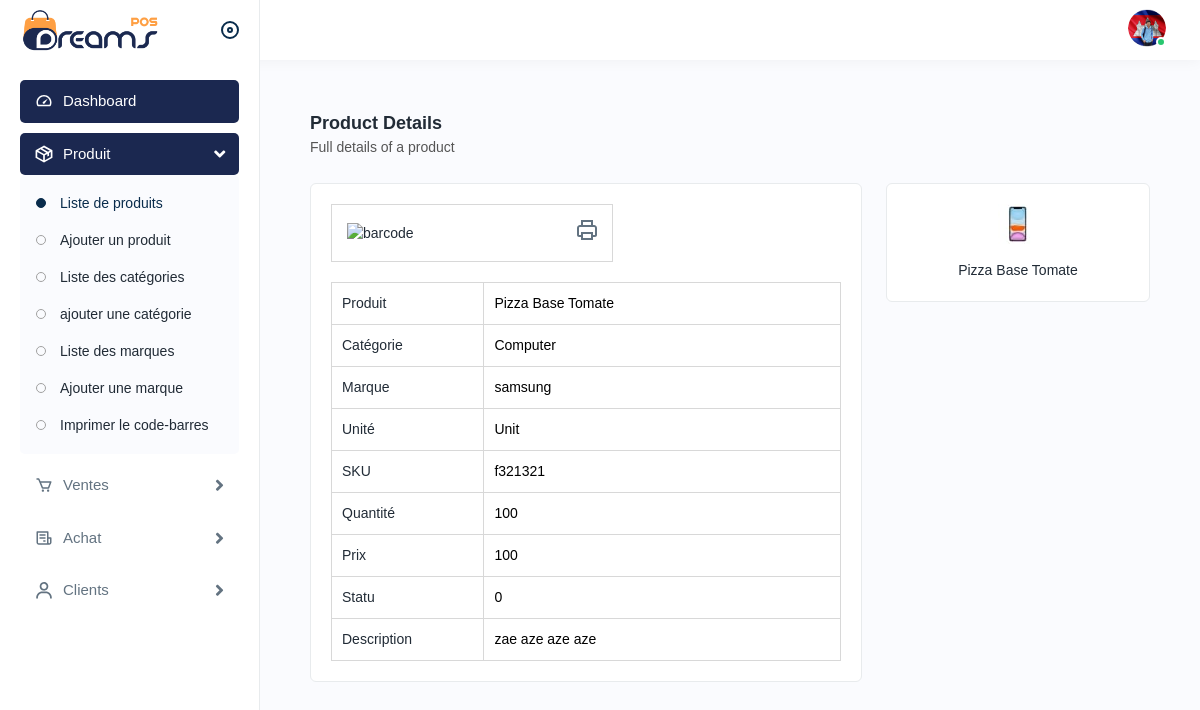
/?page=produits&sub_page=product_details&id=1, run on the app's committed database.
### tables this page shows
CREATE TABLE `products` (
  `id` int(11) NOT NULL,
  `name` varchar(255) NOT NULL,
  `category` int(11) NOT NULL,
  `brand` int(11) NOT NULL,
  `SKU` varchar(255) NOT NULL,
  `unit` varchar(255) NOT NULL,
  `qty` int(11) NOT NULL,
  `price` int(11) NOT NULL,
  `status` tinyint(1) NOT NULL,
  `img` varchar(255) NOT NULL,
  `description` varchar(255) NOT NULL,
  `created_by` varchar(255) NOT NULL DEFAULT 'admin'
);

CREATE TABLE `categories` (
  `id` int(11) NOT NULL,
  `name` varchar(255) NOT NULL,
  `code` varchar(255) NOT NULL,
  `description` varchar(255) NOT NULL,
  `img` varchar(255) NOT NULL
);

CREATE TABLE `brands` (
  `id` int(11) NOT NULL,
  `name` varchar(255) NOT NULL,
  `description` varchar(255) NOT NULL,
  `img` varchar(255) NOT NULL
);

### includes/goTopage.php (called while the page is built)
<?php
function gotoPage($name)
{
  return include('./pages/' . $name . '.php');
}

### includes/database.php (called while the page is built, shortened)
<?php
$user = "root";
$password = '';
$host = "localhost";
$db = "gestion_stock";
$connection = mysqli_connect($host, $user, $password) or die("Unable to connect!");
$db_q = "CREATE DATABASE IF NOT EXISTS gestion_stock";
mysqli_query($connection, $db_q);
mysqli_select_db($connection, $db) or die("Unable to select database!");
$check = mysqli_query($connection, "SELECT * FROM `clients`");

### includes/functions.php (called while the page is built, shortened)
<?php
function getBrand($brand_id)
{
    include 'includes/database.php';
    $query = "SELECT name FROM brands WHERE id = '$brand_id'";
    $brand = mysqli_fetch_assoc(mysqli_query($connection, $query));
    return $brand;
}
function getCategory($category_id)
{
    include 'includes/database.php';
    $query = "SELECT name FROM categories WHERE id = '$category_id'";
    $category = mysqli_fetch_assoc(mysqli_query($connection, $query));
    return $category;
}
function getProduct($id)
{
    include '../includes/database.php';
    $query = "SELECT * FROM products WHERE id = '$id'";
    $product = mysqli_fetch_assoc(mysqli_query($connection, $query));
    return $product;
}

### includes/config.php (called while the page is built, shortened)
<?php
$product_upload_dir     = './assets/img/product/';

### pages/products/product_details.php (the view)
<?php
include 'includes/config.php';
$id = $_GET['id'];
$product = getProduct($id);
$category = getCategory($product['category']);
$brand = getBrand($product['brand']);
?>
<div class="content">
    <div class="page-header">
        <div class="page-title">
            <h4>Product Details</h4>
            <h6>Full details of a product</h6>
        </div>
    </div>
    <div class="row">
        <div class="col-lg-8 col-sm-12">
            <div class="card">
                <div class="card-body">
                    <div class="bar-code-view">
                        <img src="assets/img/barcode1.png" alt="barcode">
                        <a class="printimg">
                            <img src="assets/img/icons/printer.svg" alt="print">
                        </a>
                    </div>
                    <div class="productdetails">
                        <ul class="product-bar">
                            <li>
                                <h4>Produit</h4>
                                <h6><?php echo $product['name'] ?></h6>
                            </li>
                            <li>
                                <h4>Catégorie</h4>
                                <h6><?php echo $category['name'] ?></h6>
                            </li>
                            <li>
                                <h4>Marque</h4>
                                <h6><?php echo $brand['name'] ?></h6>
                            </li>
                            <li>
                                <h4>Unité</h4>
                                <h6><?php echo $product['unit'] ?></h6>
                            </li>
                            <li>
                                <h4>SKU</h4>
                                <h6><?php echo $product['SKU'] ?></h6>
                            </li>
                            <li>
                                <h4>Quantité</h4>
                                <h6><?php echo $product['qty'] ?></h6>
                            </li>
                            <li>
                                <h4>Prix</h4>
                                <h6><?php echo $product['price'] ?></h6>
                            </li>
                            <li>
                                <h4>Statu</h4>
                                <h6><?php echo $product['status'] ?></h6>
                            </li>
                            <li>
                                <h4>Description</h4>
                                <h6><?php echo $product['description'] ?></h6>
                            </li>
                        </ul>
                    </div>
                </div>
            </div>
        </div>
        <div class="col-lg-4 col-sm-12">
            <div class="card">
                <div class="card-body">
                    <div class="slider-product">
                        <img src="<?php echo $product_upload_dir . $product['img'] ?>" alt="img">
                        <h4><?php echo $product['name']?></h4>
                    </div>
                </div>
            </div>
        </div>
    </div>
</div>

### data on the page
products: name "Pizza Base Tomate", unit "Unit", SKU "f321321", qty "100", price "100", status "0", description "zae aze aze aze", img (picture)
categories: name "Computer"
brands: name "samsung"
